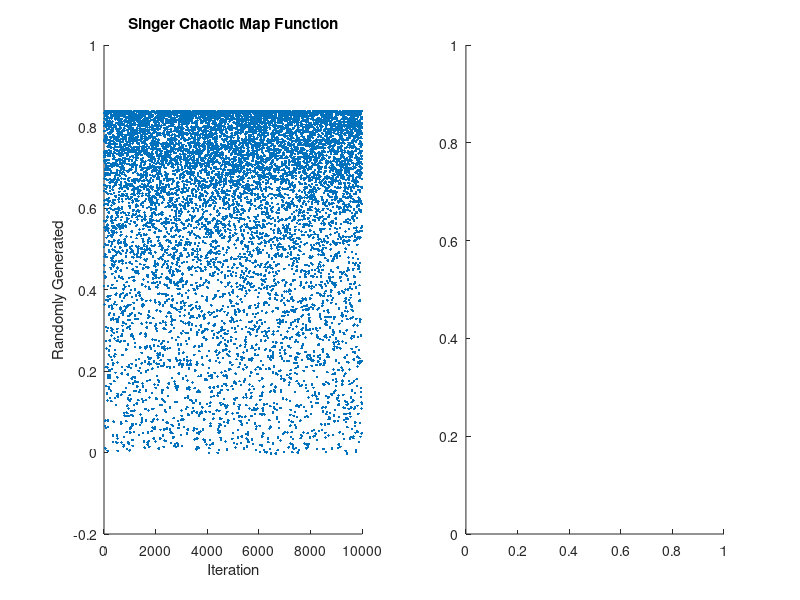

Write the MATLAB code that produced this figure. (Note: this script raises an error after producing the figure.)
function [ randVectorC ] = SingerPlot
% where a is a control parameter in (0.9, 1.08)
OPTIONS.noRandC = 10000;
x0 = @rand;
OPTIONS.x0 = feval(x0);
OPTIONS.a = linspace(0.9, 1.08, 100);

ia = 1;
while ia <= length(OPTIONS.a)
    a = OPTIONS.a(ia);
    randVectorC = zeros(1, OPTIONS.noRandC);
    for i = 1 : OPTIONS.noRandC
        randVectorC(i) = a * (7.86 * OPTIONS.x0 - 23.31 * (OPTIONS.x0 ^ 2) + ...
            28.75 * (OPTIONS.x0 ^ 3) - 13.302875 * (OPTIONS.x0 ^ 4));
        OPTIONS.x0 = feval(x0);
    end
    clf
    disp(['Constant a: ', num2str(a)]);
    subplot(1, 2, 1);
    scatter(1 : length(randVectorC), randVectorC, '.');
    title('Singer Chaotic Map Function');
    xlabel('Iteration');
    ylabel('Randomly Generated');
    
    subplot(1, 2, 2);
    histogram(randVectorC, 100);
    title('Singer Chaotic Map Function');
    xlabel('100 Bins');
    ylabel('Number Of Example');
    pause(0.1);
    ia = ia + 1;
end

end

